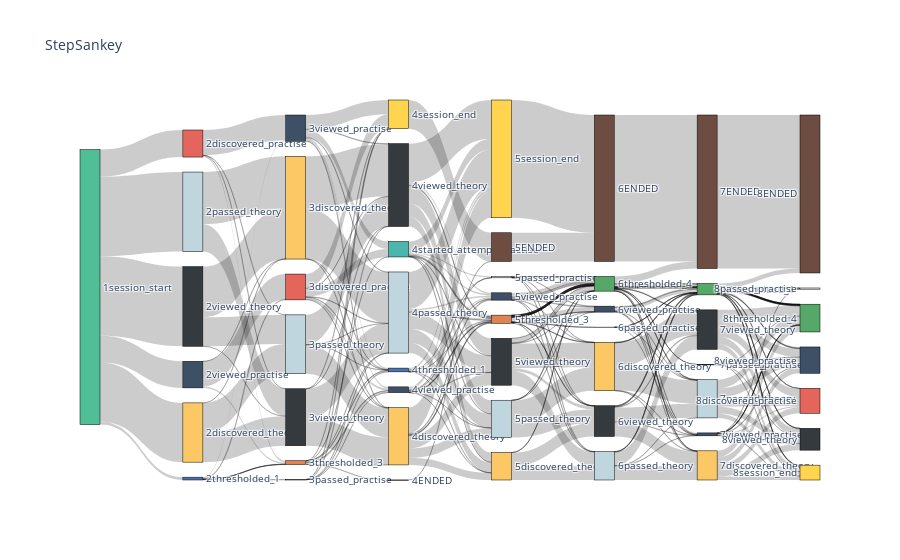

Notebook code cell kept with this figure:
### Markdown cell above
Для более точного изучения последовательности действий необходимо отобразить диаграмму потока

### Code cell
step_sankey = StepSankey(one_day_users_events)
step_sankey.plot(
    max_steps=8, 
    threshold=0.05, 
    weight_col='user_id',
    events_to_keep=['viewed_practise', 'passed_practise']
)

### Figure 1 — Plotly figure (JSON) as saved in the notebook; plotly's stock layout.template omitted (floating-point values rounded to 4 significant figures; data arrays with more than 128 entries replaced by an {"elided": "..."} marker saying what was removed)
{"data": [{"link": {"hovertemplate": "Step from %{source.label}<br />to %{target.label}<br />made %{value} users", "source": {"elided": "287 int values"}, "target": {"elided": "287 int values"}, "value": {"elided": "287 int values"}}, "node": {"color": ["rgb(80,190,151)", "rgb(76,114,176)", "rgb(62,80,102)", "rgb(228,101,92)", "rgb(252,200,101)", "rgb(191,214,222)", "rgb(53,58,62)", "rgb(230,230,230)", "rgb(221,132,82)", "rgb(228,101,92)", "rgb(62,80,102)", "rgb(53,58,62)", "rgb(191,214,222)", "rgb(252,200,101)", "rgb(109,76,65)", "rgb(76,114,176)", "rgb(62,80,102)", "rgb(77,182,172)", "rgb(255,213,79)", "rgb(252,200,101)", "rgb(191,214,222)", "rgb(53,58,62)", "rgb(230,230,230)", "rgb(62,80,102)", "rgb(221,132,82)", "rgb(252,200,101)", "rgb(109,76,65)", "rgb(191,214,222)", "rgb(53,58,62)", "rgb(255,213,79)", "rgb(230,230,230)", "rgb(62,80,102)", "rgb(85,168,104)", "rgb(191,214,222)", "rgb(53,58,62)", "rgb(252,200,101)", "rgb(109,76,65)", "rgb(230,230,230)", "rgb(62,80,102)", "rgb(85,168,104)", "rgb(252,200,101)", "rgb(191,214,222)", "rgb(53,58,62)", "rgb(109,76,65)", "rgb(230,230,230)", "rgb(255,213,79)", "rgb(53,58,62)", "rgb(228,101,92)", "rgb(62,80,102)", "rgb(85,168,104)", "rgb(109,76,65)"], "customdata": ["session_start 9708 (100.0% of total)", "thresholded_1 100 (1.0% of total)", "viewed_practise 939 (9.7% of total)", "discovered_practise 955 (9.8% of total)", "discovered_theory 2093 (21.6% of total)", "passed_theory 2809 (28.9% of total)", "viewed_theory 2812 (29.0% of total)", "passed_practise 17 (0.2% of total)", "thresholded_3 133 (1.4% of total)", "discovered_practise 911 (9.4% of total)", "viewed_practise 930 (9.6% of total)", "viewed_theory 2012 (20.7% of total)", "passed_theory 2079 (21.4% of total)", "discovered_theory 3626 (37.4% of total)", "ENDED 3 (0.0% of total)", "thresholded_1 133 (1.4% of total)", "viewed_practise 203 (2.1% of total)", "started_attempt_practise 546 (5.6% of total)", "session_end 1011 (10.4% of total)", "discovered_theory 2023 (20.8% of total)", "passed_theory 2864 (29.5% of total)", "viewed_theory 2925 (30.1% of total)", "passed_practise 47 (0.5% of total)", "viewed_practise 259 (2.7% of total)", "thresholded_3 288 (3.0% of total)", "discovered_theory 971 (10.0% of total)", "ENDED 1014 (10.4% of total)", "passed_theory 1316 (13.6% of total)", "viewed_theory 1656 (17.1% of total)", "session_end 4157 (42.8% of total)", "passed_practise 8 (0.1% of total)", "viewed_practise 211 (2.2% of total)", "thresholded_4 518 (5.3% of total)", "passed_theory 1005 (10.4% of total)", "viewed_theory 1088 (11.2% of total)", "discovered_theory 1707 (17.6% of total)", "ENDED 5171 (53.3% of total)", "passed_practise 9 (0.1% of total)", "viewed_practise 103 (1.1% of total)", "thresholded_4 399 (4.1% of total)", "discovered_theory 1030 (10.6% of total)", "passed_theory 1351 (13.9% of total)", "viewed_theory 1395 (14.4% of total)", "ENDED 5421 (55.8% of total)", "passed_practise 43 (0.4% of total)", "session_end 524 (5.4% of total)", "viewed_theory 771 (7.9% of total)", "discovered_practise 883 (9.1% of total)", "viewed_practise 930 (9.6% of total)", "thresholded_4 980 (10.1% of total)", "ENDED 5577 (57.4% of total)"], "hovertemplate": "%{customdata}", "label": ["1session_start", "2thresholded_1", "2viewed_practise", "2discovered_practise", "2discovered_theory", "2passed_theory", "2viewed_theory", "3passed_practise", "3thresholded_3", "3discovered_practise", "3viewed_practise", "3viewed_theory", "3passed_theory", "3discovered_theory", "4ENDED", "4thresholded_1", "4viewed_practise", "4started_attempt_practise", "4session_end", "4discovered_theory", "4passed_theory", "4viewed_theory", "5passed_practise", "5viewed_practise", "5thresholded_3", "5discovered_theory", "5ENDED", "5passed_theory", "5viewed_theory", "5session_end", "6passed_practise", "6viewed_practise", "6thresholded_4", "6passed_theory", "6viewed_theory", "6discovered_theory", "6ENDED", "7passed_practise", "7viewed_practise", "7thresholded_4", "7discovered_theory", "7passed_theory", "7viewed_theory", "7ENDED", "8passed_practise", "8session_end", "8viewed_theory", "8discovered_practise", "8viewed_practise", "8thresholded_4", "8ENDED"], "line": {"color": "black", "width": 0.5}, "pad": 15, "thickness": 20}, "type": "sankey"}], "layout": {"font": {"size": 10}, "title": {"text": "StepSankey"}}}
